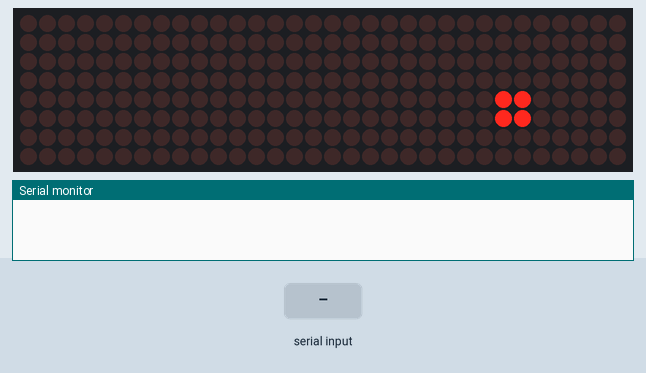
This sketch was run on a simulated ESP8266 (NodeMCU). Parts: 32×8 LED matrix, the last lines printed to the serial monitor. The test bench sets the inputs (shaded band). Random numbers use the default seed unless the sketch sets one.

Above: at 1.2 s.
1.3 s: "p\n" received over Serial
At 2.3 s:
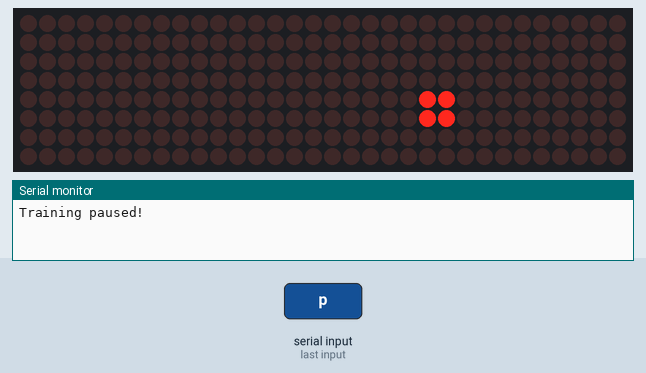
2.8 s: "r\n" received over Serial
At 3.78 s:
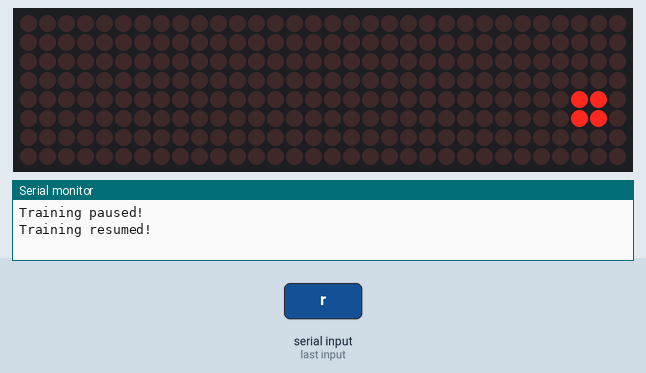
At 10.75 s:
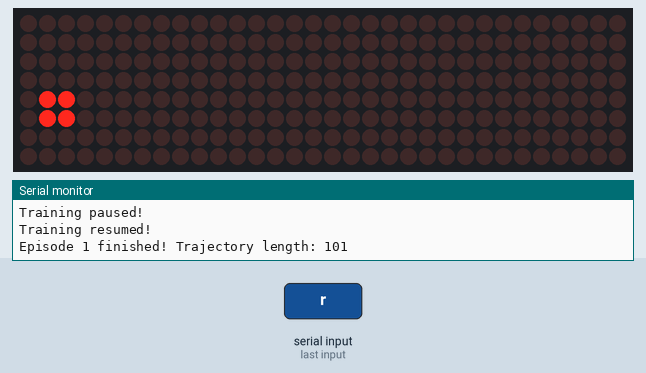

The sketch:

ql_esp32.ino
```cpp
#include <MD_MAX72xx.h>
#include <SPI.h>

#define HARDWARE_TYPE MD_MAX72XX::FC16_HW
#define MAX_DEVICES 4
#define DATA_PIN D7
#define CS_PIN D4
#define CLK_PIN D5

MD_MAX72XX leds = MD_MAX72XX(HARDWARE_TYPE, DATA_PIN, CLK_PIN, CS_PIN, MAX_DEVICES);

// Grid size
#define ROWS 2
#define COLS 8
#define ACTIONS 4  // up, down, left, right

bool obstacle[ROWS][COLS] = {
  { false, true, false, false, false, false, false, false },
  { false, false, false, true, false, false, false, false }
};

// Q-table
float Q[ROWS][COLS][ACTIONS];

// Counts
int episodeNumber = 0;
int trajectoryLength = 0;

// Params
float alpha = 0.5;
float discount = 0.95;
float epsilon = 0.1;

// Agent state
int row = 0, col = 0;
int goalRow = 1, goalCol = 7;

// Training control
bool trainingPaused = false;
bool trainingDone = false;

// Serial input state machine
enum InputState { NONE, WAIT_ROW, WAIT_COL };
InputState inputState = NONE;
int tempRow = -1;

// ---------------- Utility Functions ----------------
void clearMatrix() { leds.clear(); }

void drawAgent(int r, int c) {
  clearMatrix();
  int startY = r * 3 + 1;
  int startX = c * 4 + 1;
  for (int dy = 0; dy < 2; dy++)
    for (int dx = 0; dx < 2; dx++)
      leds.setPoint(startY + dy, startX + dx, true);
  leds.update();
}

void animateMove(int oldR, int oldC, int newR, int newC, int action) {
  clearMatrix();
  int baseY = oldR * 3 + 1;
  int baseX = oldC * 4 + 1;

  switch (action) {
    case 0: for (int dy = -1; dy < 2; dy++) for (int dx = 0; dx < 2; dx++) leds.setPoint(baseY + dy, baseX + dx, true); break; // UP
    case 1: for (int dy = 0; dy < 3; dy++) for (int dx = 0; dx < 2; dx++) leds.setPoint(baseY + dy, baseX + dx, true); break;  // DOWN
    case 2: for (int dx = -1; dx < 2; dx++) for (int dy = 0; dy < 2; dy++) leds.setPoint(baseY + dy, baseX + dx, true); break;  // LEFT
    case 3: for (int dx = 0; dx < 3; dx++) for (int dy = 0; dy < 2; dy++) leds.setPoint(baseY + dy, baseX + dx, true); break;  // RIGHT
  }

  leds.update();
  delay(50);
  drawAgent(newR, newC);
}

// ---------------- Q-Learning ----------------
int chooseAction(int r, int c) {
  if ((float)random(100) / 100.0 < epsilon) return random(ACTIONS);
  float bestQ = -9999;
  int bestA = 0;
  for (int a = 0; a < ACTIONS; a++) if (Q[r][c][a] > bestQ) { bestQ = Q[r][c][a]; bestA = a; }
  return bestA;
}

int reward(int r, int c) {
  if (r == goalRow && c == goalCol) return 10;
  if (obstacle[r][c]) return -5;
  return -1;
}

void moveAgent(int action) {
  int newR = row, newC = col;
  if (action == 0 && row > 0) newR--;
  if (action == 1 && row < ROWS - 1) newR++;
  if (action == 2 && col > 0) newC--;
  if (action == 3 && col < COLS - 1) newC++;

  int rwd = reward(newR, newC);
  float maxNext = -9999;
  for (int a = 0; a < ACTIONS; a++) if (Q[newR][newC][a] > maxNext) maxNext = Q[newR][newC][a];

  Q[row][col][action] += alpha * (rwd + discount * maxNext - Q[row][col][action]);
  animateMove(row, col, newR, newC, action);

  row = newR;
  col = newC;
  trajectoryLength++;

  if (row == goalRow && col == goalCol) {
    episodeNumber++;
    Serial.print("Episode ");
    Serial.print(episodeNumber);
    Serial.print(" finished! Trajectory length: ");
    Serial.println(trajectoryLength);
    trajectoryLength = 0;

    delay(200);
    do {
      row = random(ROWS);
      col = random(COLS);
    } while (obstacle[row][col] || (row == goalRow && col == goalCol));
  }
}

// ---------------- Optimal Path ----------------
void followOptimalPathAnimate(int startR, int startC) {
  int r = startR, c = startC;
  struct Cell { int row, col; };
  Cell path[ROWS * COLS];
  int pathLen = 0;

  clearMatrix();
  drawAgent(r, c);

  while (!(r == goalRow && c == goalCol)) {
    path[pathLen++] = {r, c};
    float bestQ = -9999;
    int bestA = -1;
    for (int a = 0; a < ACTIONS; a++) if (Q[r][c][a] > bestQ) { bestQ = Q[r][c][a]; bestA = a; }
    if (bestA == -1) bestA = 3;

    int newR = r, newC = c;
    switch (bestA) {
      case 0: if (r > 0) newR--; break;
      case 1: if (r < ROWS - 1) newR++; break;
      case 2: if (c > 0) newC--; break;
      case 3: if (c < COLS - 1) newC++; break;
    }

    if (newR != r || newC != c) animateMove(r, c, newR, newC, bestA);
    r = newR; c = newC;
  }
  path[pathLen++] = {goalRow, goalCol};

  // Highlight full path
  for (int i = 0; i < pathLen; i++) {
    int y = path[i].row * 3 + 1;
    int x = path[i].col * 4 + 1;
    for (int dy = 0; dy < 2; dy++) for (int dx = 0; dx < 2; dx++) leds.setPoint(y + dy, x + dx, true);
  }
  leds.update();
}

// ---------------- Serial Input ----------------
void handleSerialInput() {
  if (Serial.available() > 0) {
    String input = Serial.readStringUntil('\n');
    input.trim();

    if (input.equalsIgnoreCase("p")) {
      trainingPaused = true;
      inputState = NONE;
      Serial.println("Training paused!");
    } else if (input.equalsIgnoreCase("r")) {
      if (trainingPaused) { trainingPaused = false; inputState = NONE; Serial.println("Training resumed!"); }
    } else if (trainingPaused || trainingDone) {
      // Non-blocking step-by-step input
      if (inputState == NONE) { Serial.println("Enter row number (0-1):"); inputState = WAIT_ROW; }
      else if (inputState == WAIT_ROW) {
        tempRow = input.toInt();
        if (tempRow >= 0 && tempRow < ROWS) { inputState = WAIT_COL; Serial.println("Enter column number (0-7):"); }
        else Serial.println("Invalid row! Enter 0-1:");
      } else if (inputState == WAIT_COL) {
        int tempCol = input.toInt();
        if (tempCol >= 0 && tempCol < COLS) {
          Serial.print("Running optimal path from: "); Serial.print(tempRow); Serial.print(", "); Serial.println(tempCol);
          followOptimalPathAnimate(tempRow, tempCol);
          inputState = NONE;
        } else Serial.println("Invalid column! Enter 0-7:");
      }
    }
  }
}

// ---------------- Setup & Loop ----------------
void setup() {
  leds.begin();
  Serial.begin(9600);
  clearMatrix();
  randomSeed(analogRead(A0));

  for (int r = 0; r < ROWS; r++)
    for (int c = 0; c < COLS; c++)
      for (int a = 0; a < ACTIONS; a++)
        Q[r][c][a] = 0.0;
}

void loop() {
  handleSerialInput();

  if (!trainingDone && !trainingPaused) {
    moveAgent(chooseAction(row, col));
    delay(40);

    if (episodeNumber > 100) {
      trainingDone = true;
      Serial.println("Training done!");
      Serial.println("You can now enter row and column to run optimal path.");
    }
  }
}
```

Measured:
- after the input at 2.8 s, the display: first changes at once (image 2 shows a later state)
